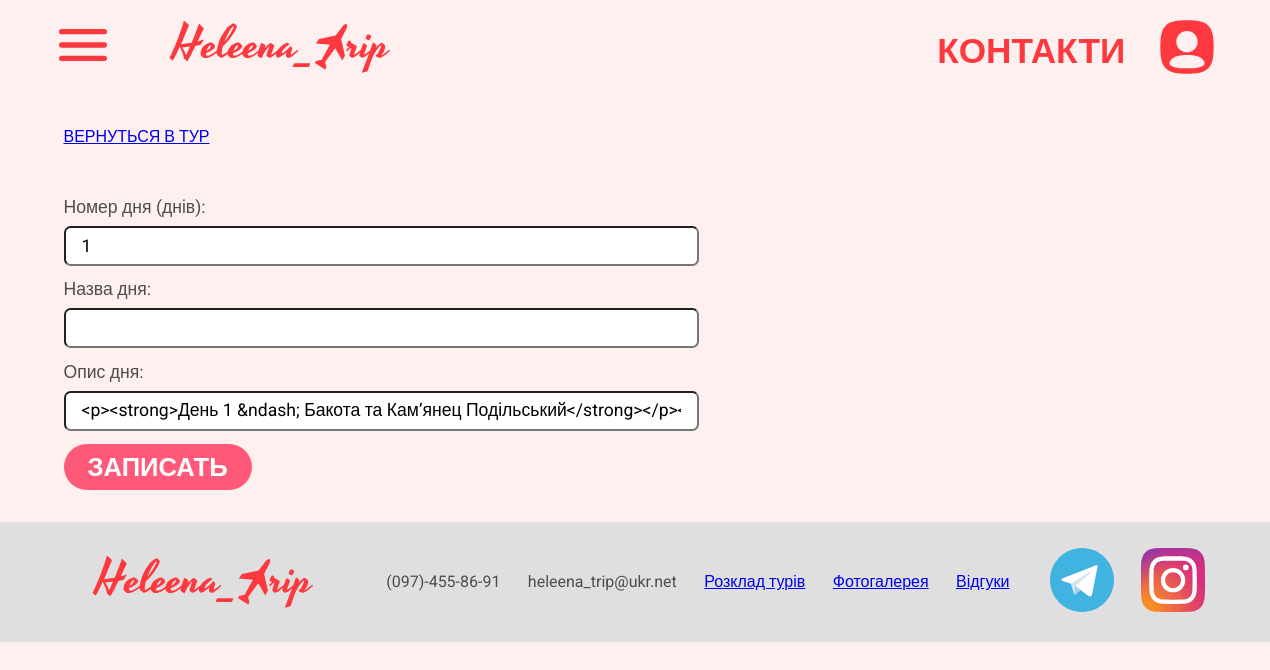
Before: /change_day/9/ (signed in) with the older database file.
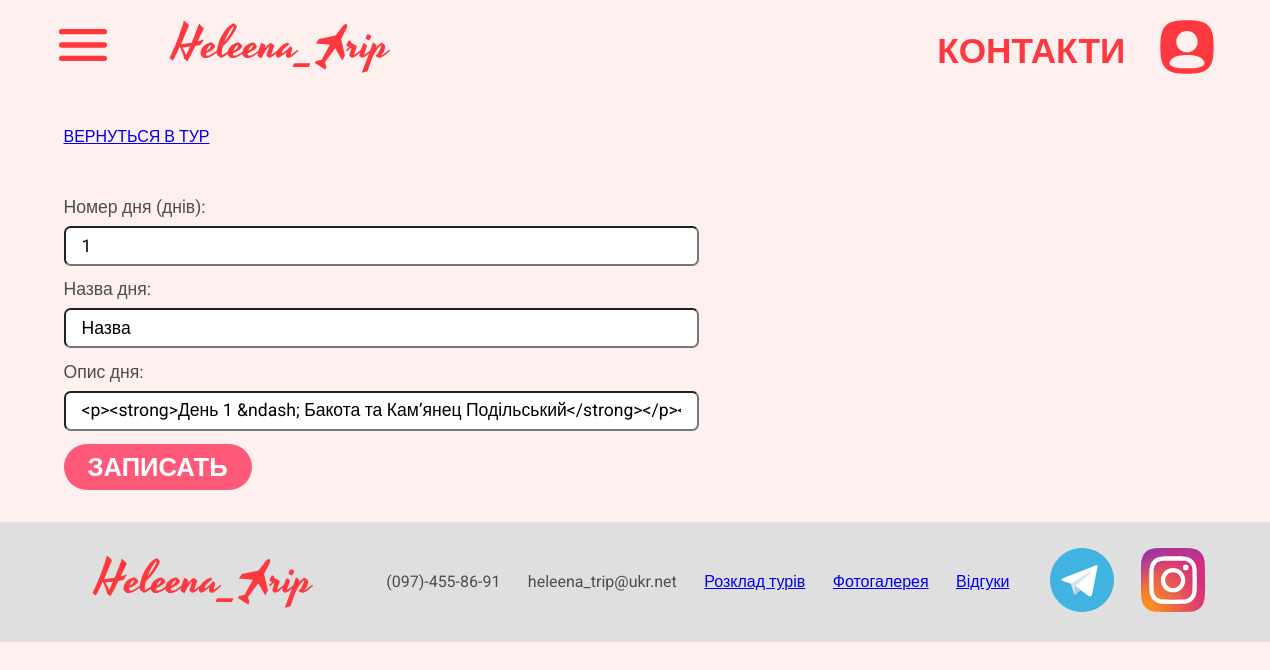
After: the same page with the newer database file.
### trip/models.py (models this page shows)
class Day(models.Model):
    tour = models.ForeignKey('Tour', on_delete=models.CASCADE, null=True, verbose_name="Тур", related_name="days")
    number = models.CharField(null=True, max_length=7, verbose_name="Номер дня (днів)")
    title = models.CharField(null=True, blank=True, max_length=150, verbose_name="Назва дня")
    description = models.TextField(null=True, max_length=1500, verbose_name="Опис дня")
    class Meta:
        ordering = ['number']

### trip/views.py (the view)
# urls.py: path('change_day/<int:day_id>/', change_day, name='change_day'),
def change_day(request, day_id):
    pagetitle = 'Редагувати день'
    day = get_object_or_404(Day, id=day_id)
    tour = day.tour
    if request.method == 'POST':
        form = DayForm(request.POST, request.FILES, instance=day)
        if form.is_valid():
            form.save()
            return redirect('change_day', day.pk)
    else:
        form = DayForm(instance=day)
    return render(request, 'trip/change_day.html', {'form': form, 'day': day, 'tour': tour, 'pagetitle': pagetitle})

### trip/forms.py
class DayForm(forms.ModelForm):
    class Meta:
        model = Day
        fields = ('number', 'title', 'description')
        widgets = {
            'description': CKEditorWidget(),
        }

### trip/context_processors.py (called while the page is built)
def global_contacts(request):
    try:
        contacts = MyContacts.objects.first()
    except MyContacts.DoesNotExist:
        contacts = None
    return {'contacts': contacts}

### trip/templates/trip/change_day.html (shortened to what this page needs)
{% extends 'base.html' %}
{% load static %}
{% block main %}
{% if user.username == "helentrip" %}
    <div class="form-admin">
        <a href="{% url 'edit_tour' tour.pk %}" class="btn background-turq">ВЕРНУТЬСЯ В ТУР</a>
        <br><br><br>
        <form class="form-container" method="post" enctype="multipart/form-data">
            {{ form.as_p }}
            <button type="submit" >ЗАПИСАТЬ</button>
        </form>
    </div>
{% else %}
<a href={% url "user_login" %} class="button">АВТОРИЗУЙТЕСЬ</a>
{% endif %}
{% endblock %}

Changed rows visible on the page:
changed Day: title (not shown) → "Назва"
